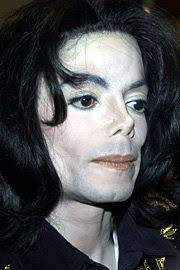
#> input picture apps/cctv-pipeline/criminal_db/original_samples/Michael_Jackson/sample_2.jpg, 180 x 270 px; its folder holds only this picture in this run
$ python bench_track.py
#> lines starting #> are read from the running program, lines starting #| are printed output that depends on the picture
"""Send the same enrolled subject's image repeatedly and watch the tracker:
   we expect the first 1-2 frames to be 'face_embedding_pending' and then to
   transition to 'face_embedding_track' (locked) on track #1.

   Then we send a different image to confirm a *new* track id is assigned and
   does not inherit the previous lock.
"""
import asyncio
import json
import os
import struct
import sys
import time

import cv2
import websockets


WS_URL = os.environ.get("BENCH_WS_URL", "ws://127.0.0.1:3601")
N_PER = int(os.environ.get("BENCH_N", "8"))


def _gather_samples():
    sample_dir = os.path.join("criminal_db", "original_samples")
    found = []
    if not os.path.isdir(sample_dir):
        return found
    for subj in sorted(os.listdir(sample_dir)):
        sd = os.path.join(sample_dir, subj)
        if not os.path.isdir(sd):
            continue
        for f in sorted(os.listdir(sd)):
            if f.lower().endswith((".jpg", ".jpeg", ".png")):
                found.append((subj, os.path.join(sd, f)))
                break
    return found


def _encode(seq: int, meta: dict, jpeg: bytes) -> bytes:
    meta_bytes = json.dumps(meta, separators=(",", ":")).encode("utf-8")
    return struct.pack(">II", seq, len(meta_bytes)) + meta_bytes + jpeg


def _decode(buf: bytes):
    seq = struct.unpack(">I", buf[0:4])[0]
    meta_len = struct.unpack(">I", buf[4:8])[0]
    meta = json.loads(buf[8 : 8 + meta_len].decode("utf-8"))
    return seq, meta, buf[8 + meta_len :]


def _summarize_faces(faces):
    summary = []
    for f in faces:
        bb = f.get("bounding_box") or {}
        bw = int(bb.get("w", 0))
        bh = int(bb.get("h", 0))
        summary.append({
            "tid": f.get("track_id"),
            "name": f.get("name"),
            "is_match": f.get("is_match"),
            "alert": f.get("alert_eligible"),
            "method": f.get("method"),
            "tentative": f.get("tentative_name"),
            "tent_conf": round(float(f.get("tentative_confidence") or 0.0), 3),
            "conf": round(float(f.get("confidence") or 0.0), 3),
            "age": f.get("track_age"),
            "body_box": f"{bw}x{bh}",
        })
    return summary


async def stream_image(ws, label, jpeg, n, camera_id="bench"):
    print(f"\n=== {label} ({n} frames, camera_id={camera_id}) ===")
    seq = int(time.time() * 1000) & 0x7FFFFFFF
    for i in range(n):
        await ws.send(_encode(seq + i, {"camera_id": camera_id}, jpeg))
        resp = await ws.recv()
        _, meta, _ann = _decode(resp)
        print(f"  frame {i+1}: faces={_summarize_faces(meta.get('faces', []))}")


async def main():
    samples = _gather_samples()
    if not samples:
        print("No sample images in criminal_db/original_samples", file=sys.stderr)
        sys.exit(1)

    encoded = []
    for name, path in samples:
        img = cv2.imread(path)
        if img is None:
            continue
        ok, buf = cv2.imencode(".jpg", img, [cv2.IMWRITE_JPEG_QUALITY, 85])
        if not ok:
            continue
        encoded.append((name, path, buf.tobytes()))
    if not encoded:
        print("Could not load any sample images", file=sys.stderr)
        sys.exit(1)

    print("Available enrolled subjects:")
    for name, path, jpeg in encoded:
        print(f"  - {name}  ({path}, {len(jpeg)} bytes)")

    async with websockets.connect(WS_URL, max_size=20 * 1024 * 1024) as ws:
        for name, _path, jpeg in encoded:
            await stream_image(ws, f"Subject '{name}' (camera A)", jpeg, N_PER, camera_id="bench-A")

        if len(encoded) >= 2:
            # Force a track switch on the same camera using a *different* subject:
            await stream_image(ws, f"Subject '{encoded[1][0]}' (camera A again)", encoded[1][2], N_PER, camera_id="bench-A")

        # Different camera id should produce a fresh track #1.
        await stream_image(ws, f"Subject '{encoded[0][0]}' (camera B)", encoded[0][2], N_PER, camera_id="bench-B")
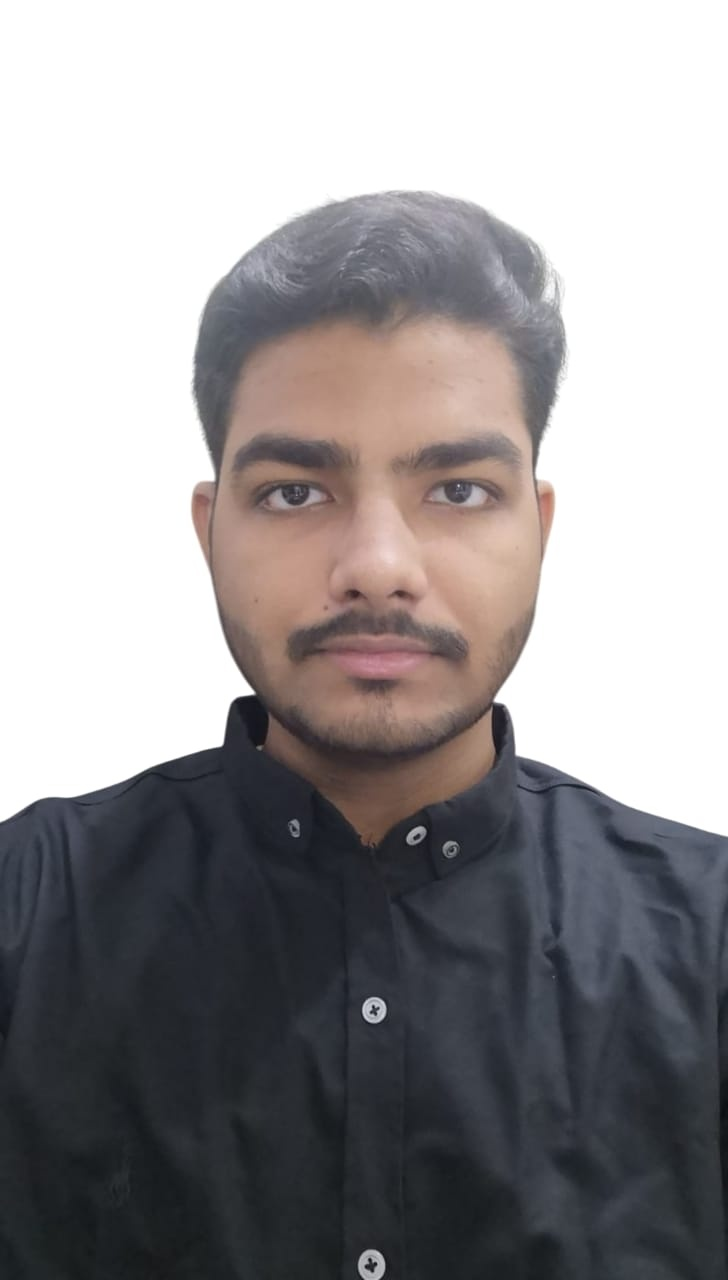
#> input picture apps/cctv-pipeline/criminal_db/original_samples/Saifullah/sample_2.jpg, 728 x 1280 px
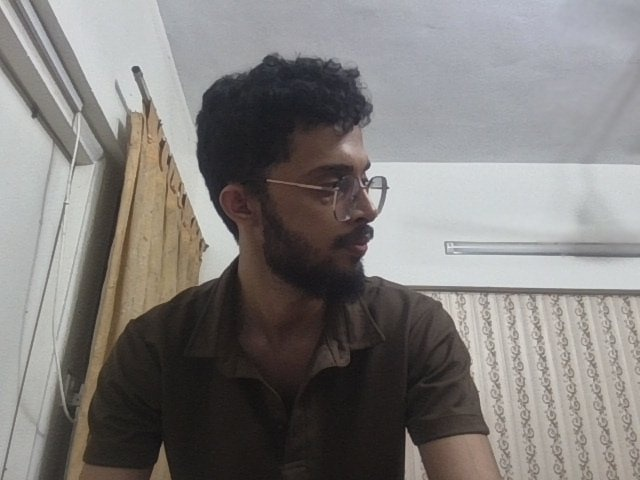
#> input picture apps/cctv-pipeline/criminal_db/original_samples/maaz/sample_2.jpg, 640 x 480 px


if __name__ == "__main__":
    asyncio.run(main())
#> (the call stopped at `async def main(): samples = _gather_samples() if not samples: print("N..`: websockets is not available in this run)
